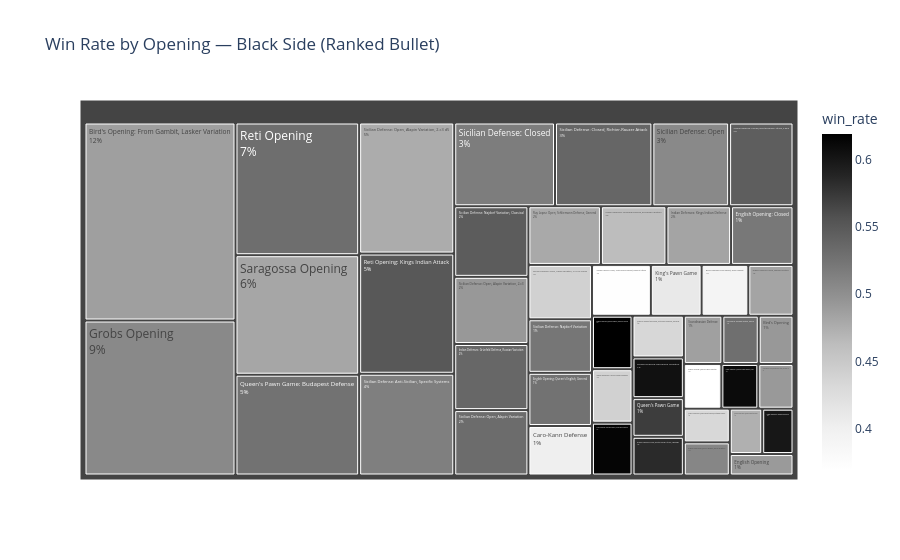

The notebook cell saved with this chart:
### Markdown cell above
### 6.2 Best openings playing Black

### Code cell
black_games = ranked_bullet_df[ranked_bullet_df['Black'] == NICKNAME]
black_opening_stats = black_games.groupby('Opening').agg(
    game_count=('ResultStatus', 'size'),
    win_rate=('ResultStatus', lambda x: (x == 'win').mean()),
).reset_index()
black_opening_stats = black_opening_stats[black_opening_stats['game_count'] >= 50]

fig = px.treemap(
    black_opening_stats, path=['Opening'], values='game_count', color='win_rate',
    hover_data=['win_rate'], color_continuous_scale='Greys',
    title='Win Rate by Opening — Black Side (Ranked Bullet)',
)
fig.update_traces(textinfo='label+percent entry')
fig.show()

### Figure 1 — Plotly figure (JSON) as saved in the notebook; plotly's stock layout.template omitted (floating-point values rounded to 4 significant figures)
{"data": [{"branchvalues": "total", "customdata": [[0.4923, 0.4923], [0.3913, 0.3913], [0.4866, 0.4866], [0.4016, 0.4016], [0.4906, 0.4906], [0.5211, 0.5211], [0.4831, 0.4831], [0.3692, 0.3692], [0.5085, 0.5085], [0.5267, 0.5267], [0.619, 0.619], [0.5061, 0.5061], [0.6, 0.6], [0.4631, 0.4631], [0.5368, 0.5368], [0.6145, 0.6145], [0.483, 0.483], [0.4405, 0.4405], [0.6094, 0.6094], [0.41, 0.41], [0.4337, 0.4337], [0.5714, 0.5714], [0.5259, 0.5259], [0.4737, 0.4737], [0.4333, 0.4333], [0.5299, 0.5299], [0.5508, 0.5508], [0.4788, 0.4788], [0.4817, 0.4817], [0.4861, 0.4861], [0.5147, 0.5147], [0.5168, 0.5168], [0.538, 0.538], [0.5455, 0.5455], [0.5844, 0.5844], [0.4918, 0.4918], [0.5227, 0.5227], [0.5468, 0.5468], [0.506, 0.506], [0.5319, 0.5319], [0.4922, 0.4922], [0.4762, 0.4762], [0.4403, 0.4403], [0.3707, 0.3707], [0.6049, 0.6049], [0.5294, 0.5294]], "domain": {"x": [0.0, 1.0], "y": [0.0, 1.0]}, "hovertemplate": "labels=%{label}<br>game_count=%{value}<br>parent=%{parent}<br>id=%{id}<br>win_rate=%{color}<extra></extra>", "ids": ["Bird's Opening", "Bird's Opening: From Gambit, Greco Gambit", "Bird's Opening: From Gambit, Lasker Variation", "Caro-Kann Defense", "English Opening", "English Opening: Closed", "English Opening: Closed, Mikenas Variation", "English Opening: Queen's English Variation", "English Opening: Queen's English, Flank Variation", "English Opening: Queen's English, General", "English Opening: Queen's English, Reversed Sicilian", "Grobs Opening", "Indian Defenses: Grünfeld Defense", "Indian Defenses: Grünfeld Defense, Exchange Variation", "Indian Defenses: Grünfeld Defense, Russian Variation", "Indian Defenses: Grünfeld Defense, Three Pawns Variation", "Indian Defenses: Kings Indian Defense", "Indian Defenses: Nimzo-Indian Defense", "Indian Defenses: Queen's Indian Defense, 4.g3", "King's Pawn Game", "Queen's Gambit Declined, Orthodox Defense, General", "Queen's Pawn Game", "Queen's Pawn Game: Budapest Defense", "Queen's Pawn Game: Queen's Gambit Declined", "Queen's Pawn Game: Queen's Gambit Declined, Tartakower Defense", "Reti Opening", "Reti Opening: Kings Indian Attack", "Ruy Lopez: Open, Schliemann Defense, General", "Saragossa Opening", "Scandinavian Defense", "Sicilian Defense: Anti-Sicilian, Specific Systems", "Sicilian Defense: Closed", "Sicilian Defense: Closed, Richter-Rauzer Attack", "Sicilian Defense: Closed, Richter-Rauzer Attack, 6.Be3", "Sicilian Defense: Closed, Richter-Rauzer Attack, 6.Be3 Bg7", "Sicilian Defense: Closed, Richter-Rauzer Attack, 6.Be3 Bg7 7.f3", "Sicilian Defense: Najdorf Variation", "Sicilian Defense: Najdorf Variation, Classical", "Sicilian Defense: Open", "Sicilian Defense: Open, Alapin Variation", "Sicilian Defense: Open, Alapin Variation, 2.c3", "Sicilian Defense: Open, Alapin Variation, 2.c3 d5", "Sicilian Defense: Open, Alapin Variation, 2.c3 d5 3.exd5", "Sicilian Defense: Open, Smith-Morra Gambit, Bayonet Attack", "Sicilian Defense: Rossolimo Variation", "Slav Defense: Exchange Variation, General"], "labels": ["Bird's Opening", "Bird's Opening: From Gambit, Greco Gambit", "Bird's Opening: From Gambit, Lasker Variation", "Caro-Kann Defense", "English Opening", "English Opening: Closed", "English Opening: Closed, Mikenas Variation", "English Opening: Queen's English Variation", "English Opening: Queen's English, Flank Variation", "English Opening: Queen's English, General", "English Opening: Queen's English, Reversed Sicilian", "Grobs Opening", "Indian Defenses: Grünfeld Defense", "Indian Defenses: Grünfeld Defense, Exchange Variation", "Indian Defenses: Grünfeld Defense, Russian Variation", "Indian Defenses: Grünfeld Defense, Three Pawns Variation", "Indian Defenses: Kings Indian Defense", "Indian Defenses: Nimzo-Indian Defense", "Indian Defenses: Queen's Indian Defense, 4.g3", "King's Pawn Game", "Queen's Gambit Declined, Orthodox Defense, General", "Queen's Pawn Game", "Queen's Pawn Game: Budapest Defense", "Queen's Pawn Game: Queen's Gambit Declined", "Queen's Pawn Game: Queen's Gambit Declined, Tartakower Defense", "Reti Opening", "Reti Opening: Kings Indian Attack", "Ruy Lopez: Open, Schliemann Defense, General", "Saragossa Opening", "Scandinavian Defense", "Sicilian Defense: Anti-Sicilian, Specific Systems", "Sicilian Defense: Closed", "Sicilian Defense: Closed, Richter-Rauzer Attack", "Sicilian Defense: Closed, Richter-Rauzer Attack, 6.Be3", "Sicilian Defense: Closed, Richter-Rauzer Attack, 6.Be3 Bg7", "Sicilian Defense: Closed, Richter-Rauzer Attack, 6.Be3 Bg7 7.f3", "Sicilian Defense: Najdorf Variation", "Sicilian Defense: Najdorf Variation, Classical", "Sicilian Defense: Open", "Sicilian Defense: Open, Alapin Variation", "Sicilian Defense: Open, Alapin Variation, 2.c3", "Sicilian Defense: Open, Alapin Variation, 2.c3 d5", "Sicilian Defense: Open, Alapin Variation, 2.c3 d5 3.exd5", "Sicilian Defense: Open, Smith-Morra Gambit, Bayonet Attack", "Sicilian Defense: Rossolimo Variation", "Slav Defense: Exchange Variation, General"], "marker": {"coloraxis": "coloraxis", "colors": [0.4923, 0.3913, 0.4866, 0.4016, 0.4906, 0.5211, 0.4831, 0.3692, 0.5085, 0.5267, 0.619, 0.5061, 0.6, 0.4631, 0.5368, 0.6145, 0.483, 0.4405, 0.6094, 0.41, 0.4337, 0.5714, 0.5259, 0.4737, 0.4333, 0.5299, 0.5508, 0.4788, 0.4817, 0.4861, 0.5147, 0.5168, 0.538, 0.5455, 0.5844, 0.4918, 0.5227, 0.5468, 0.506, 0.5319, 0.4922, 0.4762, 0.4403, 0.3707, 0.6049, 0.5294]}, "name": "", "parents": ["", "", "", "", "", "", "", "", "", "", "", "", "", "", "", "", "", "", "", "", "", "", "", "", "", "", "", "", "", "", "", "", "", "", "", "", "", "", "", "", "", "", "", "", "", ""], "textinfo": "label+percent entry", "type": "treemap", "values": [65, 92, 1159, 122, 53, 142, 89, 65, 59, 131, 84, 907, 55, 149, 190, 83, 147, 84, 64, 100, 83, 77, 483, 57, 60, 636, 443, 165, 573, 72, 375, 327, 316, 209, 77, 61, 132, 203, 249, 188, 193, 483, 134, 116, 81, 68]}], "layout": {"coloraxis": {"colorbar": {"title": {"text": "win_rate"}}, "colorscale": [[0.0, "rgb(255,255,255)"], [0.125, "rgb(240,240,240)"], [0.25, "rgb(217,217,217)"], [0.375, "rgb(189,189,189)"], [0.5, "rgb(150,150,150)"], [0.625, "rgb(115,115,115)"], [0.75, "rgb(82,82,82)"], [0.875, "rgb(37,37,37)"], [1.0, "rgb(0,0,0)"]]}, "legend": {"tracegroupgap": 0}, "title": {"text": "Win Rate by Opening — Black Side (Ranked Bullet)"}}}
